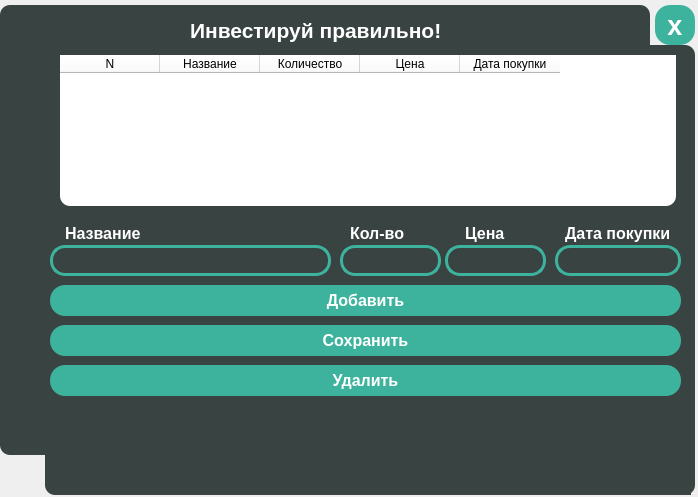
<?xml version="1.0" encoding="UTF-8"?>
<ui version="4.0">
 <class>MainWindow</class>
 <widget class="QMainWindow" name="MainWindow">
  <property name="geometry">
   <rect>
    <x>0</x>
    <y>0</y>
    <width>698</width>
    <height>497</height>
   </rect>
  </property>
  <property name="minimumSize">
   <size>
    <width>698</width>
    <height>497</height>
   </size>
  </property>
  <property name="maximumSize">
   <size>
    <width>698</width>
    <height>497</height>
   </size>
  </property>
  <property name="windowTitle">
   <string>MainWindow</string>
  </property>
  <widget class="QWidget" name="centralwidget">
   <widget class="QFrame" name="frame">
    <property name="geometry">
     <rect>
      <x>0</x>
      <y>5</y>
      <width>650</width>
      <height>450</height>
     </rect>
    </property>
    <property name="styleSheet">
     <string notr="true">QFrame {
	border-radius: 10px;
	background-color: #394341;
}</string>
    </property>
    <property name="frameShape">
     <enum>QFrame::StyledPanel</enum>
    </property>
    <property name="frameShadow">
     <enum>QFrame::Raised</enum>
    </property>
    <widget class="QLabel" name="label">
     <property name="geometry">
      <rect>
       <x>190</x>
       <y>10</y>
       <width>261</width>
       <height>31</height>
      </rect>
     </property>
     <property name="font">
      <font>
       <family>Arial</family>
       <pointsize>16</pointsize>
       <weight>75</weight>
       <bold>true</bold>
      </font>
     </property>
     <property name="styleSheet">
      <string notr="true">QLabel {
	color: white;
}</string>
     </property>
     <property name="text">
      <string>Инвестируй правильно!</string>
     </property>
    </widget>
   </widget>
   <widget class="QFrame" name="frame_2">
    <property name="geometry">
     <rect>
      <x>45</x>
      <y>45</y>
      <width>650</width>
      <height>450</height>
     </rect>
    </property>
    <property name="styleSheet">
     <string notr="true">QFrame {
	border-radius: 10px;
	background-color: #394341;
}</string>
    </property>
    <property name="frameShape">
     <enum>QFrame::StyledPanel</enum>
    </property>
    <property name="frameShadow">
     <enum>QFrame::Raised</enum>
    </property>
    <widget class="QTableWidget" name="tableWidget">
     <property name="geometry">
      <rect>
       <x>15</x>
       <y>10</y>
       <width>616</width>
       <height>151</height>
      </rect>
     </property>
     <property name="styleSheet">
      <string notr="true">background-color: rgb(255, 255, 255)</string>
     </property>
     <column>
      <property name="text">
       <string>N</string>
      </property>
      <property name="background">
       <color alpha="100">
        <red>0</red>
        <green>0</green>
        <blue>0</blue>
       </color>
      </property>
     </column>
     <column>
      <property name="text">
       <string>Название</string>
      </property>
     </column>
     <column>
      <property name="text">
       <string>Количество</string>
      </property>
     </column>
     <column>
      <property name="text">
       <string>Цена</string>
      </property>
     </column>
     <column>
      <property name="text">
       <string>Дата покупки</string>
      </property>
     </column>
    </widget>
    <widget class="QLabel" name="label_2">
     <property name="geometry">
      <rect>
       <x>540</x>
       <y>380</y>
       <width>106</width>
       <height>81</height>
      </rect>
     </property>
     <property name="font">
      <font>
       <family>Arial</family>
       <pointsize>16</pointsize>
       <weight>75</weight>
       <bold>true</bold>
      </font>
     </property>
     <property name="styleSheet">
      <string notr="true">QLabel {
	color: white;
}</string>
     </property>
     <property name="text">
      <string/>
     </property>
     <property name="pixmap">
      <pixmap>../../Downloads/1.png</pixmap>
     </property>
     <property name="scaledContents">
      <bool>true</bool>
     </property>
    </widget>
    <widget class="QLabel" name="label_3">
     <property name="geometry">
      <rect>
       <x>20</x>
       <y>175</y>
       <width>81</width>
       <height>26</height>
      </rect>
     </property>
     <property name="font">
      <font>
       <family>Arial</family>
       <pointsize>12</pointsize>
       <weight>75</weight>
       <bold>true</bold>
      </font>
     </property>
     <property name="styleSheet">
      <string notr="true">QLabel {
	color: white;
}</string>
     </property>
     <property name="text">
      <string>Название</string>
     </property>
    </widget>
    <widget class="QLabel" name="label_4">
     <property name="geometry">
      <rect>
       <x>305</x>
       <y>175</y>
       <width>61</width>
       <height>26</height>
      </rect>
     </property>
     <property name="font">
      <font>
       <family>Arial</family>
       <pointsize>12</pointsize>
       <weight>75</weight>
       <bold>true</bold>
      </font>
     </property>
     <property name="styleSheet">
      <string notr="true">QLabel {
	color: white;
}</string>
     </property>
     <property name="text">
      <string>Кол-во</string>
     </property>
    </widget>
    <widget class="QLabel" name="label_5">
     <property name="geometry">
      <rect>
       <x>420</x>
       <y>175</y>
       <width>51</width>
       <height>26</height>
      </rect>
     </property>
     <property name="font">
      <font>
       <family>Arial</family>
       <pointsize>12</pointsize>
       <weight>75</weight>
       <bold>true</bold>
      </font>
     </property>
     <property name="styleSheet">
      <string notr="true">QLabel {
	color: white;
}</string>
     </property>
     <property name="text">
      <string>Цена</string>
     </property>
    </widget>
    <widget class="QLabel" name="label_6">
     <property name="geometry">
      <rect>
       <x>520</x>
       <y>175</y>
       <width>121</width>
       <height>26</height>
      </rect>
     </property>
     <property name="font">
      <font>
       <family>Arial</family>
       <pointsize>12</pointsize>
       <weight>75</weight>
       <bold>true</bold>
      </font>
     </property>
     <property name="styleSheet">
      <string notr="true">QLabel {
	color: white;
}</string>
     </property>
     <property name="text">
      <string>Дата покупки</string>
     </property>
    </widget>
    <widget class="QLineEdit" name="lineEdit">
     <property name="geometry">
      <rect>
       <x>5</x>
       <y>200</y>
       <width>281</width>
       <height>31</height>
      </rect>
     </property>
     <property name="font">
      <font>
       <family>Arial</family>
       <pointsize>12</pointsize>
       <weight>75</weight>
       <bold>true</bold>
      </font>
     </property>
     <property name="styleSheet">
      <string notr="true">border-radius: 15px;
background-color: rgb(57, 67, 65);
border: 3px solid #3db39e;
color: white;
</string>
     </property>
     <property name="text">
      <string/>
     </property>
    </widget>
    <widget class="QLineEdit" name="lineEdit_2">
     <property name="geometry">
      <rect>
       <x>295</x>
       <y>200</y>
       <width>101</width>
       <height>31</height>
      </rect>
     </property>
     <property name="font">
      <font>
       <family>Arial</family>
       <pointsize>12</pointsize>
       <weight>75</weight>
       <bold>true</bold>
      </font>
     </property>
     <property name="styleSheet">
      <string notr="true">border-radius: 15px;
background-color: rgb(57, 67, 65);
border: 3px solid #3db39e;
color: white;
</string>
     </property>
     <property name="text">
      <string/>
     </property>
    </widget>
    <widget class="QLineEdit" name="lineEdit_3">
     <property name="geometry">
      <rect>
       <x>400</x>
       <y>200</y>
       <width>101</width>
       <height>31</height>
      </rect>
     </property>
     <property name="font">
      <font>
       <family>Arial</family>
       <pointsize>12</pointsize>
       <weight>75</weight>
       <bold>true</bold>
      </font>
     </property>
     <property name="styleSheet">
      <string notr="true">border-radius: 15px;
background-color: rgb(57, 67, 65);
border: 3px solid #3db39e;
color: white;
</string>
     </property>
     <property name="text">
      <string/>
     </property>
    </widget>
    <widget class="QLineEdit" name="lineEdit_4">
     <property name="geometry">
      <rect>
       <x>510</x>
       <y>200</y>
       <width>126</width>
       <height>31</height>
      </rect>
     </property>
     <property name="font">
      <font>
       <family>Arial</family>
       <pointsize>12</pointsize>
       <weight>75</weight>
       <bold>true</bold>
      </font>
     </property>
     <property name="styleSheet">
      <string notr="true">border-radius: 15px;
background-color: rgb(57, 67, 65);
border: 3px solid #3db39e;
color: white;
</string>
     </property>
     <property name="text">
      <string/>
     </property>
    </widget>
    <widget class="QPushButton" name="pushButton_2">
     <property name="geometry">
      <rect>
       <x>5</x>
       <y>240</y>
       <width>631</width>
       <height>31</height>
      </rect>
     </property>
     <property name="font">
      <font>
       <family>Arial</family>
       <pointsize>12</pointsize>
       <weight>75</weight>
       <bold>true</bold>
      </font>
     </property>
     <property name="styleSheet">
      <string notr="true">QPushButton {
	border-radius: 15px;
	background-color: #3db39e;
	color: white;
}

QPushButton:hover {
	border-radius: 15px;
	background-color: #3ca492;
	color: white;
}

QPushButton:pressed {
	border-radius: 15px;
	background-color: #3d9888;
	color: white;
}</string>
     </property>
     <property name="text">
      <string>Добавить</string>
     </property>
    </widget>
    <widget class="QPushButton" name="pushButton_3">
     <property name="geometry">
      <rect>
       <x>5</x>
       <y>280</y>
       <width>631</width>
       <height>31</height>
      </rect>
     </property>
     <property name="font">
      <font>
       <family>Arial</family>
       <pointsize>12</pointsize>
       <weight>75</weight>
       <bold>true</bold>
      </font>
     </property>
     <property name="styleSheet">
      <string notr="true">QPushButton {
	border-radius: 15px;
	background-color: #3db39e;
	color: white;
}

QPushButton:hover {
	border-radius: 15px;
	background-color: #3ca492;
	color: white;
}

QPushButton:pressed {
	border-radius: 15px;
	background-color: #3d9888;
	color: white;
}</string>
     </property>
     <property name="text">
      <string>Сохранить</string>
     </property>
    </widget>
    <widget class="QPushButton" name="pushButton_4">
     <property name="geometry">
      <rect>
       <x>5</x>
       <y>320</y>
       <width>631</width>
       <height>31</height>
      </rect>
     </property>
     <property name="font">
      <font>
       <family>Arial</family>
       <pointsize>12</pointsize>
       <weight>75</weight>
       <bold>true</bold>
      </font>
     </property>
     <property name="styleSheet">
      <string notr="true">QPushButton {
	border-radius: 15px;
	background-color: #3db39e;
	color: white;
}

QPushButton:hover {
	border-radius: 15px;
	background-color: #3ca492;
	color: white;
}

QPushButton:pressed {
	border-radius: 15px;
	background-color: #3d9888;
	color: white;
}</string>
     </property>
     <property name="text">
      <string>Удалить</string>
     </property>
    </widget>
   </widget>
   <widget class="QPushButton" name="pushButton">
    <property name="geometry">
     <rect>
      <x>655</x>
      <y>5</y>
      <width>40</width>
      <height>40</height>
     </rect>
    </property>
    <property name="font">
     <font>
      <family>Arial</family>
      <pointsize>20</pointsize>
      <weight>75</weight>
      <bold>true</bold>
     </font>
    </property>
    <property name="styleSheet">
     <string notr="true">QPushButton {
	border-radius: 15px;
	background-color: #3db39e;
	color: white;
}

QPushButton:hover {
	border-radius: 15px;
	background-color: #3ca492;
	color: white;
}

QPushButton:pressed {
	border-radius: 15px;
	background-color: #3d9888;
	color: white;
}</string>
    </property>
    <property name="text">
     <string>х</string>
    </property>
   </widget>
  </widget>
 </widget>
 <resources/>
 <connections/>
</ui>
